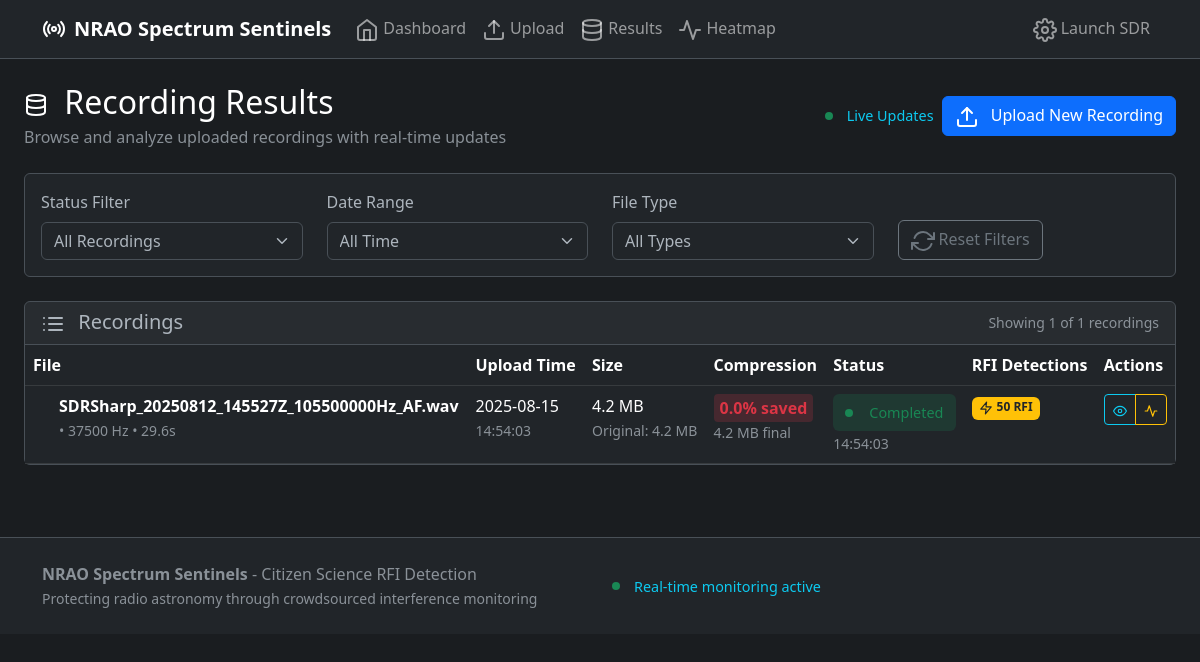
The app's page /results with its own data.
### SDRSCI/models.py (models this page shows)
class Recording(db.Model):
    __tablename__ = 'recordings'
    id = db.Column(db.Integer, primary_key=True)
    filename = db.Column(db.String(255), nullable=False)
    original_filename = db.Column(db.String(255), nullable=False)
    file_path = db.Column(db.String(500), nullable=False)
    file_size = db.Column(db.BigInteger)
    compressed_size = db.Column(db.BigInteger)
    compression_ratio = db.Column(db.Float)
    sample_rate = db.Column(db.Integer)
    duration = db.Column(db.Float)
    frequency_range = db.Column(db.String(100))
    processed = db.Column(db.Boolean, default=False)
    rfi_detected = db.Column(db.Boolean, default=False)
    processing_started_at = db.Column(db.DateTime)
    processing_completed_at = db.Column(db.DateTime)
    upload_timestamp = db.Column(db.DateTime, default=datetime.utcnow, index=True)
    detections = db.relationship('RFIDetection', backref='recording', lazy='dynamic', cascade='all, delete-orphan')

### SDRSCI/routes.py (the view)
@app.route('/results')
def results():
    get_or_create_session()
    page = request.args.get('page', 1, type=int)
    per_page = 10
    recordings = Recording.query.order_by(Recording.upload_timestamp.desc()).paginate(
        page=page, per_page=per_page, error_out=False
    )
    return render_template('results.html', recordings=recordings)

### SDRSCI/templates/results.html (shortened to what this page needs)
{% extends "base.html" %}
{% block content %}
<div class="container-fluid">
    <div class="row mb-4">
        <div class="col-12">
            <div class="d-flex justify-content-between align-items-center">
                <div>
                    <h1 class="h2 mb-1">
                        <i data-feather="database" class="me-2"></i>
                        Recording Results
                    </h1>
                    <p class="text-muted mb-0">Browse and analyze uploaded recordings with real-time updates</p>
                </div>
                <div class="d-flex gap-2">
                    <div class="real-time-indicator">
                        <span class="status-indicator status-online"></span>
                        <span>Live Updates</span>
                    </div>
                    <a href="{{ url_for('upload_file') }}" class="btn btn-primary">
                        <i data-feather="upload" class="me-2"></i>
                        Upload New Recording
                    </a>
                </div>
            </div>
        </div>
    </div>
    <div class="row mb-4">
        <div class="col-12">
            <div class="card">
                <div class="card-body">
                    <div class="row align-items-end">
                        <div class="col-md-3">
                            <label class="form-label">Status Filter</label>
                            <select class="form-select" id="status-filter">
                                <option value="all">All Recordings</option>
                            </select>
                        </div>
                        <div class="col-md-3">
                            <label class="form-label">Date Range</label>
                            <select class="form-select" id="date-filter">
                                <option value="all">All Time</option>
                            </select>
                        </div>
                        <div class="col-md-3">
                            <label class="form-label">File Type</label>
                            <select class="form-select" id="type-filter">
                                <option value="all">All Types</option>
                            </select>
                        </div>
                        <div class="col-md-3">
                            <button class="btn btn-outline-secondary" onclick="resetFilters()">
                                <i data-feather="refresh-cw" class="me-1"></i>Reset Filters
                            </button>
                        </div>
                    </div>
                </div>
            </div>
        </div>
    </div>
    <div class="row">
        <div class="col-12">
            <div class="card">
                <div class="card-header d-flex justify-content-between align-items-center">
                    <h5 class="card-title mb-0">
                        <i data-feather="list" class="me-2"></i>
                        Recordings
                    </h5>
                    <small class="text-muted">
                        Showing {{ recordings.items|length }} of {{ recordings.total }} recordings
                    </small>
                </div>
                <div class="card-body p-0">
                    <div class="table-responsive">
                        <table class="table table-dark table-hover mb-0">
                            <thead class="table-dark">
                                <tr>
                                    <th>File</th>
                                    <th>Upload Time</th>
                                    <th>Size</th>
                                    <th>Compression</th>
                                    <th>Status</th>
                                    <th>RFI Detections</th>
                                    <th>Actions</th>
                                </tr>
                            </thead>
                            <tbody id="results-tbody">
                                {% for recording in recordings.items %}
                                <tr data-recording-id="{{ recording.id }}" class="recording-row">
                                    <td>
                                        <div class="d-flex align-items-center">
                                            <i data-feather="file-audio" class="me-2 text-info" style="width: 18px; height: 18px;"></i>
                                            <div>
                                                <div class="fw-bold">{{ recording.original_filename }}</div>
                                                <small class="text-muted">
                                                    {% if recording.sample_rate %}
                                                        • {{ recording.sample_rate }} Hz
                                                    {% endif %}
                                                    {% if recording.duration %}
                                                        • {{ "%.1f"|format(recording.duration) }}s
                                                    {% endif %}
                                                </small>
                                            </div>
                                        </div>
                                    </td>
                                    <td>
                                        <div>{{ recording.upload_timestamp.strftime('%Y-%m-%d') }}</div>
                                        <small class="text-muted">{{ recording.upload_timestamp.strftime('%H:%M:%S') }}</small>
                                    </td>
                                    <td>
                                        <div>{{ "%.1f"|format(recording.file_size / 1024 / 1024) }} MB</div>
                                        {% if recording.compressed_size %}
                                        <small class="text-muted">
                                            Original: {{ "%.1f"|format(recording.file_size / 1024 / 1024) }} MB
                                        </small>
                                        {% endif %}
                                    </td>
                                    <td>
                                        {% if recording.compression_ratio %}
                                            {% set compression_saved = ((1 - recording.compression_ratio) * 100)|round(1) %}
                                            <span class="compression-ratio {{ 'good' if compression_saved > 30 else 'moderate' if compression_saved > 10 else 'poor' }}">
                                                {{ compression_saved }}% saved
                                            </span>
                                            <div class="small text-muted">
                                                {{ "%.1f"|format(recording.compressed_size / 1024 / 1024) }} MB final
                                            </div>
                                        {% else %}
                                            <span class="text-muted">No compression</span>
                                        {% endif %}
                                    </td>
                                    <td>
                                        <div class="processing-status {{ 'completed' if recording.processed else 'processing' if recording.processing_started_at else 'pending' }}">
                                            <span class="status-indicator
                                                {{ 'status-online' if recording.processed else 'status-processing' if recording.processing_started_at else 'status-offline' }}">
                                            </span>
                                            {{ 'Completed' if recording.processed else 'Processing' if recording.processing_started_at else 'Pending' }}
                                        </div>
                                        {% if recording.processing_completed_at %}
                                        <small class="text-muted">
                                            {{ recording.processing_completed_at.strftime('%H:%M:%S') }}
                                        </small>
                                        {% endif %}
                                    </td>
                                    <td>
                                        {% if recording.processed %}
                                            {% set detection_count = recording.detections.count() %}
                                            {% if detection_count > 0 %}
                                                <span class="badge bg-warning text-dark">
                                                    <i data-feather="zap" style="width: 14px; height: 14px;"></i>
                                                    {{ detection_count }} RFI
                                                </span>
                                            {% else %}
                                                <span class="badge bg-success">
                                                    <i data-feather="check" style="width: 14px; height: 14px;"></i>
                                                    Clean
                                                </span>
                                            {% endif %}
                                        {% else %}
                                            <span class="text-muted">Analyzing...</span>
                                        {% endif %}
                                    </td>
                                    <td>
                                        <div class="btn-group" role="group">
                                            <button type="button" class="btn btn-sm btn-outline-info"
                                                    onclick="viewDetails({{ recording.id }})"
                                                    {% if not recording.processed %}disabled{% endif %}>
                                                <i data-feather="eye" style="width: 14px; height: 14px;"></i>
                                            </button>
                                            {% if recording.detections.count() > 0 %}
                                            <button type="button" class="btn btn-sm btn-outline-warning"
                                                    onclick="viewHeatmap({{ recording.id }})">
                                                <i data-feather="activity" style="width: 14px; height: 14px;"></i>
                                            </button>
                                            {% endif %}
                                        </div>
                                    </td>
                                </tr>
                                {% endfor %}
                            </tbody>
                        </table>
                    </div>
                </div>
            </div>
        </div>
    </div>
</div>
{% endblock %}

### SDRSCI/templates/base.html (shortened to what this page needs)
<!DOCTYPE html>
<html lang="en" data-bs-theme="dark">
<head>
    <link href="https://cdn.jsdelivr.net/npm/bootstrap@5.3.0/dist/css/bootstrap.min.css" rel="stylesheet">
    <link href="{{ url_for('static', filename='css/styles.css') }}" rel="stylesheet">
</head>
<body>
    <nav class="navbar navbar-expand-lg navbar-dark">
        <div class="container">
            <a class="navbar-brand d-flex align-items-center" href="{{ url_for('index') }}">
                <i data-feather="radio" class="me-2"></i>
                <strong>NRAO Spectrum Sentinels</strong>
            </a>
            <div class="collapse navbar-collapse" id="navbarNav">
                <ul class="navbar-nav me-auto">
                    <li class="nav-item">
                        <a class="nav-link" href="{{ url_for('index') }}">
                            <i data-feather="home" class="me-1"></i>Dashboard
                        </a>
                    </li>
                    <li class="nav-item">
                        <a class="nav-link" href="{{ url_for('upload_file') }}">
                            <i data-feather="upload" class="me-1"></i>Upload
                        </a>
                    </li>
                    <li class="nav-item">
                        <a class="nav-link" href="{{ url_for('results') }}">
                            <i data-feather="database" class="me-1"></i>Results
                        </a>
                    </li>
                    <li class="nav-item">
                        <a class="nav-link" href="{{ url_for('heatmap') }}">
                            <i data-feather="activity" class="me-1"></i>Heatmap
                        </a>
                    </li>
                </ul>
                <ul class="navbar-nav">
                    <li class="nav-item">
                        <a class="nav-link" href="{{ url_for('launch_sdr') }}">
                            <i data-feather="settings" class="me-1"></i>Launch SDR
                        </a>
                    </li>
                </ul>
            </div>
        </div>
    </nav>
    <main class="container-fluid py-4">
        {% block content %}{% endblock %}
    </main>
    <footer class="bg-dark border-top mt-5 py-4">
        <div class="container">
            <div class="row align-items-center">
                <div class="col-md-6">
                    <p class="mb-0 text-muted">
                        <strong>NRAO Spectrum Sentinels</strong> - Citizen Science RFI Detection
                    </p>
                    <small class="text-muted">
                        Protecting radio astronomy through crowdsourced interference monitoring
                    </small>
                </div>
                <div class="col-md-6 text-md-end">
                    <div class="real-time-indicator">
                        <span class="status-indicator status-online"></span>
                        <span>Real-time monitoring active</span>
                    </div>
                </div>
            </div>
        </div>
    </footer>
</body>
</html>

### records on screen
Recording: original_filename "SDRSharp_20250812_145527Z_105500000Hz_AF.wav", sample_rate "37500", duration "29.6", upload_timestamp "2025-08-15", upload_timestamp "14:54:03", recording.file_size/1024/1024 "4.2", compression_saved "0.0", recording.compressed_size/1024/1024 "4.2", processed "Completed", processing_completed_at "14:54:03", detection_count "50"

### other values on screen
{{ recordings.items|length }} "1"
{{ recordings.total }} "1"
